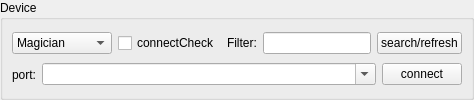
          <widget class="QGroupBox" name="groupBox_device">
           <property name="sizePolicy">
            <sizepolicy hsizetype="Preferred" vsizetype="Fixed">
             <horstretch>0</horstretch>
             <verstretch>0</verstretch>
            </sizepolicy>
           </property>
           <property name="minimumSize">
            <size>
             <width>0</width>
             <height>85</height>
            </size>
           </property>
           <property name="title">
            <string>Device</string>
           </property>
           <layout class="QVBoxLayout" name="verticalLayout_6">
            <property name="spacing">
             <number>4</number>
            </property>
            <property name="leftMargin">
             <number>9</number>
            </property>
            <property name="topMargin">
             <number>9</number>
            </property>
            <property name="rightMargin">
             <number>9</number>
            </property>
            <property name="bottomMargin">
             <number>9</number>
            </property>
            <item>
             <widget class="QWidget" name="widget_search" native="true">
              <layout class="QHBoxLayout" name="horizontalLayout_20">
               <property name="leftMargin">
                <number>0</number>
               </property>
               <property name="topMargin">
                <number>0</number>
               </property>
               <property name="rightMargin">
                <number>0</number>
               </property>
               <property name="bottomMargin">
                <number>0</number>
               </property>
               <item>
                <widget class="QComboBox" name="comboBox_devType">
                 <property name="sizePolicy">
                  <sizepolicy hsizetype="Fixed" vsizetype="Fixed">
                   <horstretch>0</horstretch>
                   <verstretch>0</verstretch>
                  </sizepolicy>
                 </property>
                 <property name="minimumSize">
                  <size>
                   <width>90</width>
                   <height>0</height>
                  </size>
                 </property>
                 <property name="maximumSize">
                  <size>
                   <width>100</width>
                   <height>16777215</height>
                  </size>
                 </property>
                 <property name="toolTip">
                  <string>device type</string>
                 </property>
                 <property name="currentText">
                  <string notr="true">Magician</string>
                 </property>
                 <item>
                  <property name="text">
                   <string notr="true">Magician</string>
                  </property>
                 </item>
                 <item>
                  <property name="text">
                   <string notr="true">MagicianLite</string>
                  </property>
                 </item>
                 <item>
                  <property name="text">
                   <string notr="true">MagicBox</string>
                  </property>
                 </item>
                 <item>
                  <property name="text">
                   <string notr="true">M1</string>
                  </property>
                 </item>
                 <item>
                  <property name="text">
                   <string>CR</string>
                  </property>
                 </item>
                 <item>
                  <property name="text">
                   <string notr="true">api</string>
                  </property>
                 </item>
                </widget>
               </item>
               <item>
                <widget class="QCheckBox" name="checkBox_connectCheck">
                 <property name="text">
                  <string>connectCheck</string>
                 </property>
                </widget>
               </item>
               <item>
                <widget class="QLabel" name="label_14">
                 <property name="text">
                  <string>Filter:</string>
                 </property>
                </widget>
               </item>
               <item>
                <widget class="QLineEdit" name="lineEdit_filter">
                 <property name="sizePolicy">
                  <sizepolicy hsizetype="Expanding" vsizetype="Fixed">
                   <horstretch>0</horstretch>
                   <verstretch>0</verstretch>
                  </sizepolicy>
                 </property>
                 <property name="minimumSize">
                  <size>
                   <width>0</width>
                   <height>16</height>
                  </size>
                 </property>
                </widget>
               </item>
               <item>
                <widget class="QPushButton" name="btn_search">
                 <property name="toolTip">
                  <string>search available device or update list</string>
                 </property>
                 <property name="text">
                  <string>search/refresh</string>
                 </property>
                </widget>
               </item>
              </layout>
             </widget>
            </item>
            <item>
             <widget class="QWidget" name="widget_connect" native="true">
              <layout class="QHBoxLayout" name="horizontalLayout_4">
               <property name="leftMargin">
                <number>0</number>
               </property>
               <property name="topMargin">
                <number>0</number>
               </property>
               <property name="rightMargin">
                <number>0</number>
               </property>
               <property name="bottomMargin">
                <number>0</number>
               </property>
               <item>
                <widget class="QLabel" name="label_deviceName">
                 <property name="text">
                  <string>port:</string>
                 </property>
                </widget>
               </item>
               <item>
                <widget class="QComboBox" name="comboBox_port">
                 <property name="sizePolicy">
                  <sizepolicy hsizetype="Expanding" vsizetype="Fixed">
                   <horstretch>0</horstretch>
                   <verstretch>0</verstretch>
                  </sizepolicy>
                 </property>
                 <property name="toolTip">
                  <string>port name</string>
                 </property>
                 <property name="editable">
                  <bool>true</bool>
                 </property>
                </widget>
               </item>
               <item>
                <widget class="QPushButton" name="btn_devConnect">
                 <property name="toolTip">
                  <string>connect to device</string>
                 </property>
                 <property name="text">
                  <string>connect</string>
                 </property>
                </widget>
               </item>
              </layout>
             </widget>
            </item>
           </layout>
          </widget>
